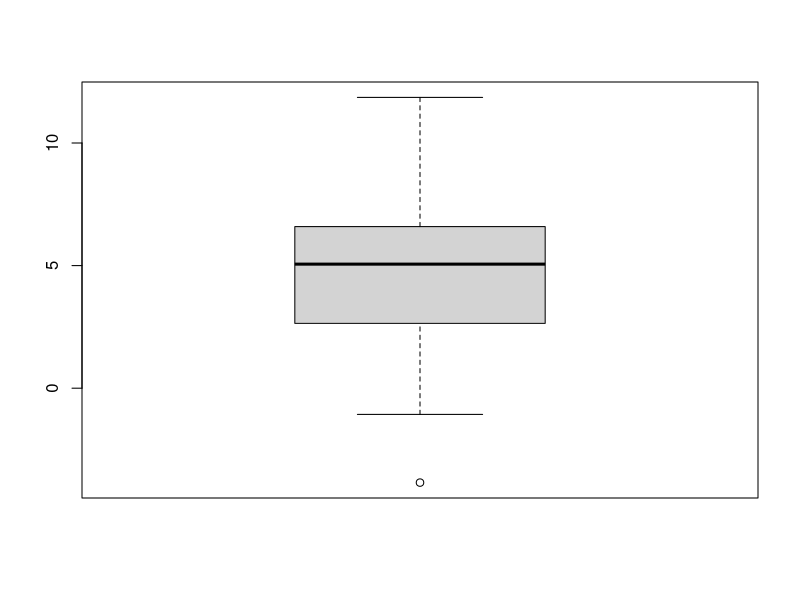
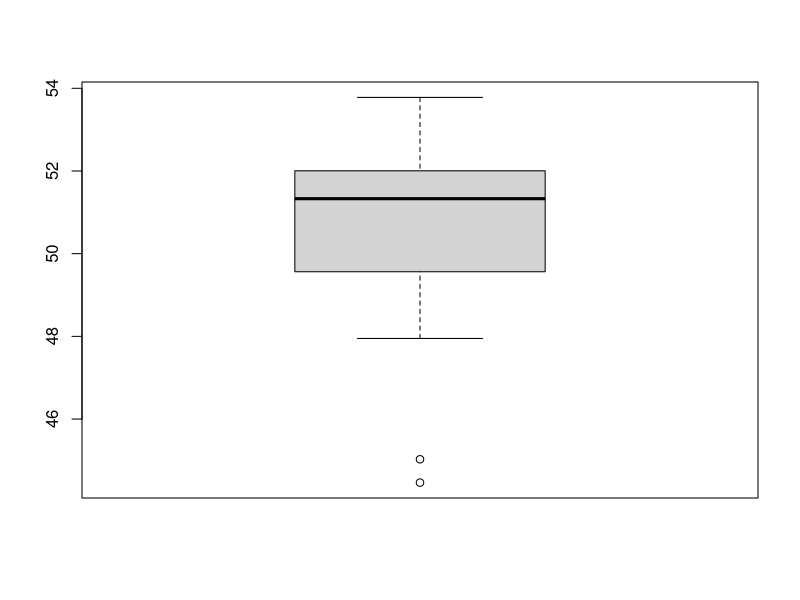
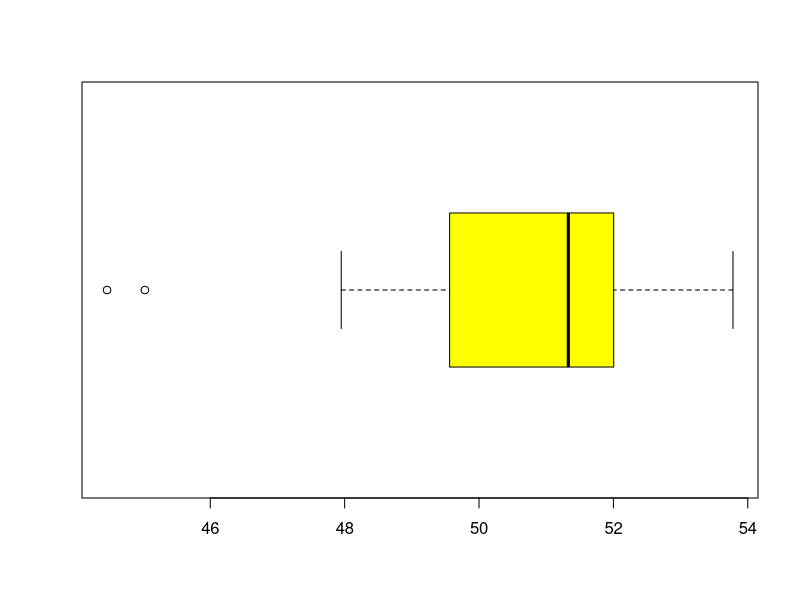

Reproduce these figures in R, in order.
#generates a vector of 20 random numbers from a normal 
#distribution with a mean of3 and a standard deviation of 4.
rnorm(20,3,4)
#generates a vector of 20 random numbers from a normal distribution with 
#a mean of 5 and a standard deviation of 2,and then multiplies each number by 10.
rnorm(20,5,2)*10
#generates a vector of 100 random numbers from a normal distribution with a mean 
#of 5 and a standard deviation of 3, and assigns the vector to the variable var1
var1=rnorm(100,5,3)
#creates a boxplot of the var1 vector.
boxplot(var1)

#sets the random seed to 1. This ensures that the same random numbers are
#generated each time the code is run.
set.seed(1)
rnorm(5)
#generates a vector of 20 random numbers from a normal distribution with a mean 
#of 50 and a standard deviation of 2.5. The vector is assigned to the variable var2
var2=rnorm(20,50,2.5)
#creates a boxplot of the var2 vector
boxplot(var2)
#prints the five-number summary of the var2 vector.
fivenum(var2)
#prints the summary statistics of the var2 vector. The summary statistics include
#the mean, standard deviation, minimum, maximum, and quartiles of the data.
summary(var2)
#creates a boxplot of the var2 vector with the color pink and the orientation horizontal.
boxplot(var2,col='yellow',horizontal = TRUE)

